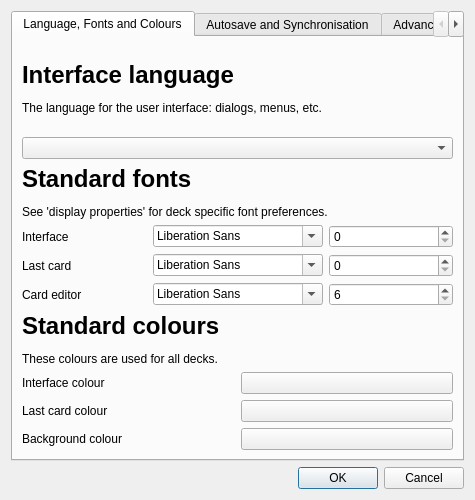
<ui version="4.0" >
 <class>Preferences</class>
 <widget class="QDialog" name="Preferences" >
  <property name="geometry" >
   <rect>
    <x>0</x>
    <y>0</y>
    <width>475</width>
    <height>500</height>
   </rect>
  </property>
  <property name="windowTitle" >
   <string>Preferences</string>
  </property>
  <layout class="QVBoxLayout" >
   <item>
    <widget class="QTabWidget" name="tabWidget" >
     <property name="currentIndex" >
      <number>0</number>
     </property>
     <widget class="QWidget" name="tab_1" >
      <property name="geometry" >
       <rect>
        <x>0</x>
        <y>0</y>
        <width>453</width>
        <height>426</height>
       </rect>
      </property>
      <attribute name="title" >
       <string>Language, Fonts and Colours</string>
      </attribute>
      <layout class="QHBoxLayout" >
       <property name="spacing" >
        <number>6</number>
       </property>
       <property name="margin" >
        <number>9</number>
       </property>
       <item>
        <layout class="QVBoxLayout" >
         <property name="spacing" >
          <number>6</number>
         </property>
         <property name="margin" >
          <number>0</number>
         </property>
         <item>
          <widget class="QLabel" name="label" >
           <property name="text" >
            <string>&lt;h1>Interface language&lt;/h1>The language for the user interface: dialogs, menus, etc.</string>
           </property>
           <property name="wordWrap" >
            <bool>false</bool>
           </property>
          </widget>
         </item>
         <item>
          <widget class="QComboBox" name="interfaceLang" >
           <property name="minimumSize" >
            <size>
             <width>300</width>
             <height>0</height>
            </size>
           </property>
          </widget>
         </item>
         <item>
          <widget class="QLabel" name="label_2" >
           <property name="sizePolicy" >
            <sizepolicy vsizetype="Fixed" hsizetype="Fixed" >
             <horstretch>0</horstretch>
             <verstretch>0</verstretch>
            </sizepolicy>
           </property>
           <property name="text" >
            <string>&lt;h1>Standard fonts&lt;/h1>See 'display properties' for deck specific font preferences.</string>
           </property>
           <property name="wordWrap" >
            <bool>false</bool>
           </property>
          </widget>
         </item>
         <item>
          <layout class="QGridLayout" >
           <property name="margin" >
            <number>0</number>
           </property>
           <property name="spacing" >
            <number>6</number>
           </property>
           <item row="0" column="2" >
            <widget class="QSpinBox" name="interfaceSize" >
             <property name="maximum" >
              <number>300</number>
             </property>
            </widget>
           </item>
           <item row="1" column="0" >
            <widget class="QLabel" name="label_9" >
             <property name="text" >
              <string>Last card</string>
             </property>
            </widget>
           </item>
           <item row="0" column="1" >
            <widget class="QFontComboBox" name="interfaceFamily" >
             <property name="maximumSize" >
              <size>
               <width>170</width>
               <height>16777215</height>
              </size>
             </property>
            </widget>
           </item>
           <item row="1" column="1" >
            <widget class="QFontComboBox" name="lastCardFamily" >
             <property name="maximumSize" >
              <size>
               <width>170</width>
               <height>16777215</height>
              </size>
             </property>
            </widget>
           </item>
           <item row="0" column="0" >
            <widget class="QLabel" name="label_8" >
             <property name="text" >
              <string>Interface</string>
             </property>
            </widget>
           </item>
           <item row="1" column="2" >
            <widget class="QSpinBox" name="lastCardSize" >
             <property name="maximum" >
              <number>300</number>
             </property>
            </widget>
           </item>
           <item row="2" column="0" >
            <widget class="QLabel" name="label_10" >
             <property name="text" >
              <string>Card editor</string>
             </property>
            </widget>
           </item>
           <item row="2" column="1" >
            <widget class="QFontComboBox" name="editFamily" >
             <property name="maximumSize" >
              <size>
               <width>170</width>
               <height>16777215</height>
              </size>
             </property>
            </widget>
           </item>
           <item row="2" column="2" >
            <widget class="QSpinBox" name="editSize" >
             <property name="minimum" >
              <number>6</number>
             </property>
             <property name="maximum" >
              <number>20</number>
             </property>
            </widget>
           </item>
          </layout>
         </item>
         <item>
          <widget class="QLabel" name="label_3" >
           <property name="sizePolicy" >
            <sizepolicy vsizetype="Fixed" hsizetype="Fixed" >
             <horstretch>0</horstretch>
             <verstretch>0</verstretch>
            </sizepolicy>
           </property>
           <property name="text" >
            <string>&lt;h1>Standard colours&lt;/h1>These colours are used for all decks.</string>
           </property>
           <property name="wordWrap" >
            <bool>false</bool>
           </property>
          </widget>
         </item>
         <item>
          <layout class="QGridLayout" >
           <property name="margin" >
            <number>0</number>
           </property>
           <property name="spacing" >
            <number>6</number>
           </property>
           <item row="0" column="1" >
            <widget class="QPushButton" name="interfaceColour" >
             <property name="text" >
              <string/>
             </property>
            </widget>
           </item>
           <item row="0" column="0" >
            <widget class="QLabel" name="label_13" >
             <property name="text" >
              <string>Interface colour</string>
             </property>
            </widget>
           </item>
           <item row="1" column="1" >
            <widget class="QPushButton" name="lastCardColour" >
             <property name="text" >
              <string/>
             </property>
            </widget>
           </item>
           <item row="1" column="0" >
            <widget class="QLabel" name="label_14" >
             <property name="text" >
              <string>Last card colour</string>
             </property>
            </widget>
           </item>
           <item row="2" column="0" >
            <widget class="QLabel" name="label_15" >
             <property name="text" >
              <string>Background colour</string>
             </property>
            </widget>
           </item>
           <item row="2" column="1" >
            <widget class="QPushButton" name="backgroundColour" >
             <property name="text" >
              <string/>
             </property>
            </widget>
           </item>
          </layout>
         </item>
        </layout>
       </item>
      </layout>
     </widget>
     <widget class="QWidget" name="tab_2" >
      <property name="geometry" >
       <rect>
        <x>0</x>
        <y>0</y>
        <width>453</width>
        <height>426</height>
       </rect>
      </property>
      <attribute name="title" >
       <string>Autosave and Synchronisation</string>
      </attribute>
      <layout class="QVBoxLayout" >
       <property name="spacing" >
        <number>6</number>
       </property>
       <property name="margin" >
        <number>9</number>
       </property>
       <item>
        <layout class="QHBoxLayout" >
         <property name="spacing" >
          <number>6</number>
         </property>
         <property name="margin" >
          <number>0</number>
         </property>
         <item>
          <layout class="QVBoxLayout" >
           <property name="spacing" >
            <number>12</number>
           </property>
           <property name="margin" >
            <number>0</number>
           </property>
           <item>
            <widget class="QLabel" name="label_4" >
             <property name="text" >
              <string>&lt;h1>Autosaving&lt;/h1>Anki can save your progress automatically.</string>
             </property>
            </widget>
           </item>
           <item>
            <layout class="QGridLayout" >
             <property name="margin" >
              <number>0</number>
             </property>
             <property name="spacing" >
              <number>6</number>
             </property>
             <item row="1" column="0" >
              <widget class="QCheckBox" name="saveAfterEvery" >
               <property name="text" >
                <string>Save after answering</string>
               </property>
               <property name="checked" >
                <bool>true</bool>
               </property>
              </widget>
             </item>
             <item row="1" column="1" >
              <widget class="QSpinBox" name="saveAfterEveryNum" />
             </item>
             <item row="0" column="0" >
              <widget class="QCheckBox" name="saveWhenClosing" >
               <property name="text" >
                <string>Save when closing</string>
               </property>
               <property name="checked" >
                <bool>true</bool>
               </property>
              </widget>
             </item>
             <item row="1" column="2" >
              <widget class="QLabel" name="label_5" >
               <property name="text" >
                <string>cards</string>
               </property>
              </widget>
             </item>
             <item row="2" column="0" >
              <widget class="QCheckBox" name="saveAfterAdding" >
               <property name="text" >
                <string>Save after adding</string>
               </property>
               <property name="checked" >
                <bool>true</bool>
               </property>
              </widget>
             </item>
             <item row="2" column="1" >
              <widget class="QSpinBox" name="saveAfterAddingNum" />
             </item>
             <item row="2" column="2" >
              <widget class="QLabel" name="label_7" >
               <property name="text" >
                <string>facts</string>
               </property>
              </widget>
             </item>
            </layout>
           </item>
           <item>
            <widget class="QLabel" name="label_16" >
             <property name="text" >
              <string>&lt;h1>Synchronisation&lt;/h1>Synchronisation enables you to access your deck from the web and your mobile phone. You can &lt;a href="http://anki.ichi2.net/">create a free account&lt;/a>.</string>
             </property>
             <property name="wordWrap" >
              <bool>true</bool>
             </property>
             <property name="openExternalLinks" >
              <bool>true</bool>
             </property>
            </widget>
           </item>
           <item>
            <layout class="QGridLayout" >
             <property name="margin" >
              <number>0</number>
             </property>
             <property name="spacing" >
              <number>6</number>
             </property>
             <item row="1" column="0" >
              <widget class="QLabel" name="label_18" >
               <property name="text" >
                <string>Password</string>
               </property>
              </widget>
             </item>
             <item row="0" column="0" >
              <widget class="QLabel" name="label_17" >
               <property name="text" >
                <string>Username</string>
               </property>
              </widget>
             </item>
             <item row="0" column="1" >
              <widget class="QLineEdit" name="syncUser" />
             </item>
             <item row="3" column="0" >
              <widget class="QCheckBox" name="syncOnClose" >
               <property name="text" >
                <string>Sync on close</string>
               </property>
               <property name="checked" >
                <bool>true</bool>
               </property>
              </widget>
             </item>
             <item row="1" column="1" >
              <widget class="QLineEdit" name="syncPass" >
               <property name="echoMode" >
                <enum>QLineEdit::Password</enum>
               </property>
              </widget>
             </item>
             <item row="2" column="0" >
              <widget class="QCheckBox" name="syncOnOpen" >
               <property name="text" >
                <string>Sync on open</string>
               </property>
               <property name="checked" >
                <bool>true</bool>
               </property>
              </widget>
             </item>
            </layout>
           </item>
          </layout>
         </item>
        </layout>
       </item>
       <item>
        <spacer>
         <property name="orientation" >
          <enum>Qt::Vertical</enum>
         </property>
         <property name="sizeHint" stdset="0" >
          <size>
           <width>20</width>
           <height>40</height>
          </size>
         </property>
        </spacer>
       </item>
      </layout>
     </widget>
     <widget class="QWidget" name="tab_3" >
      <property name="geometry" >
       <rect>
        <x>0</x>
        <y>0</y>
        <width>453</width>
        <height>426</height>
       </rect>
      </property>
      <attribute name="title" >
       <string>Advanced Settings</string>
      </attribute>
      <layout class="QVBoxLayout" >
       <item>
        <layout class="QGridLayout" >
         <item row="1" column="0" >
          <widget class="QCheckBox" name="showToolbar" >
           <property name="text" >
            <string>Show toolbar on startup</string>
           </property>
          </widget>
         </item>
         <item row="2" column="0" >
          <widget class="QCheckBox" name="compactEaseButtons" >
           <property name="text" >
            <string>Use compact answer button style</string>
           </property>
          </widget>
         </item>
         <item row="0" column="0" >
          <widget class="QLabel" name="label_6" >
           <property name="text" >
            <string>&lt;h1>Advanced settings&lt;/h1></string>
           </property>
          </widget>
         </item>
         <item row="3" column="0" >
          <widget class="QCheckBox" name="tallButtons" >
           <property name="text" >
            <string>Tall buttons (for touchscreen)</string>
           </property>
          </widget>
         </item>
         <item row="4" column="0" >
          <widget class="QCheckBox" name="suppressUpdate" >
           <property name="text" >
            <string>Suppress update dialog (display in status bar instead)</string>
           </property>
          </widget>
         </item>
         <item row="5" column="0" >
          <widget class="QCheckBox" name="editCurrentOnly" >
           <property name="text" >
            <string>Start Edit Deck with only current card selected</string>
           </property>
           <property name="checked" >
            <bool>true</bool>
           </property>
          </widget>
         </item>
         <item row="6" column="0" >
          <widget class="QCheckBox" name="suppressEstimates" >
           <property name="text" >
            <string>Hide next interval when showing answer buttons</string>
           </property>
          </widget>
         </item>
         <item row="7" column="0" >
          <widget class="QCheckBox" name="suppressLastCardInterval" >
           <property name="text" >
            <string>Hide interval of last card</string>
           </property>
          </widget>
         </item>
         <item row="8" column="0" >
          <widget class="QCheckBox" name="suppressLastCardContent" >
           <property name="text" >
            <string>Hide question/answer of last card</string>
           </property>
          </widget>
         </item>
         <item row="9" column="0" >
          <widget class="QCheckBox" name="showTray" >
           <property name="text" >
            <string>Show tray icon</string>
           </property>
          </widget>
         </item>
        </layout>
       </item>
       <item>
        <spacer>
         <property name="orientation" >
          <enum>Qt::Vertical</enum>
         </property>
         <property name="sizeHint" stdset="0" >
          <size>
           <width>20</width>
           <height>40</height>
          </size>
         </property>
        </spacer>
       </item>
      </layout>
     </widget>
    </widget>
   </item>
   <item>
    <widget class="QDialogButtonBox" name="buttonBox" >
     <property name="orientation" >
      <enum>Qt::Horizontal</enum>
     </property>
     <property name="standardButtons" >
      <set>QDialogButtonBox::Cancel|QDialogButtonBox::Ok</set>
     </property>
    </widget>
   </item>
  </layout>
 </widget>
 <tabstops>
  <tabstop>tabWidget</tabstop>
  <tabstop>interfaceLang</tabstop>
  <tabstop>interfaceFamily</tabstop>
  <tabstop>interfaceSize</tabstop>
  <tabstop>lastCardFamily</tabstop>
  <tabstop>lastCardSize</tabstop>
  <tabstop>editFamily</tabstop>
  <tabstop>editSize</tabstop>
  <tabstop>interfaceColour</tabstop>
  <tabstop>lastCardColour</tabstop>
  <tabstop>backgroundColour</tabstop>
  <tabstop>saveWhenClosing</tabstop>
  <tabstop>saveAfterEvery</tabstop>
  <tabstop>saveAfterEveryNum</tabstop>
  <tabstop>saveAfterAdding</tabstop>
  <tabstop>saveAfterAddingNum</tabstop>
  <tabstop>syncUser</tabstop>
  <tabstop>syncPass</tabstop>
  <tabstop>syncOnOpen</tabstop>
  <tabstop>syncOnClose</tabstop>
  <tabstop>buttonBox</tabstop>
 </tabstops>
 <resources/>
 <connections>
  <connection>
   <sender>buttonBox</sender>
   <signal>accepted()</signal>
   <receiver>Preferences</receiver>
   <slot>accept()</slot>
   <hints>
    <hint type="sourcelabel" >
     <x>266</x>
     <y>476</y>
    </hint>
    <hint type="destinationlabel" >
     <x>157</x>
     <y>274</y>
    </hint>
   </hints>
  </connection>
  <connection>
   <sender>buttonBox</sender>
   <signal>rejected()</signal>
   <receiver>Preferences</receiver>
   <slot>reject()</slot>
   <hints>
    <hint type="sourcelabel" >
     <x>334</x>
     <y>476</y>
    </hint>
    <hint type="destinationlabel" >
     <x>286</x>
     <y>274</y>
    </hint>
   </hints>
  </connection>
  <connection>
   <sender>saveAfterEvery</sender>
   <signal>toggled(bool)</signal>
   <receiver>saveAfterEveryNum</receiver>
   <slot>setEnabled(bool)</slot>
   <hints>
    <hint type="sourcelabel" >
     <x>94</x>
     <y>157</y>
    </hint>
    <hint type="destinationlabel" >
     <x>235</x>
     <y>160</y>
    </hint>
   </hints>
  </connection>
  <connection>
   <sender>saveAfterAdding</sender>
   <signal>toggled(bool)</signal>
   <receiver>saveAfterAddingNum</receiver>
   <slot>setEnabled(bool)</slot>
   <hints>
    <hint type="sourcelabel" >
     <x>80</x>
     <y>178</y>
    </hint>
    <hint type="destinationlabel" >
     <x>174</x>
     <y>176</y>
    </hint>
   </hints>
  </connection>
 </connections>
</ui>
